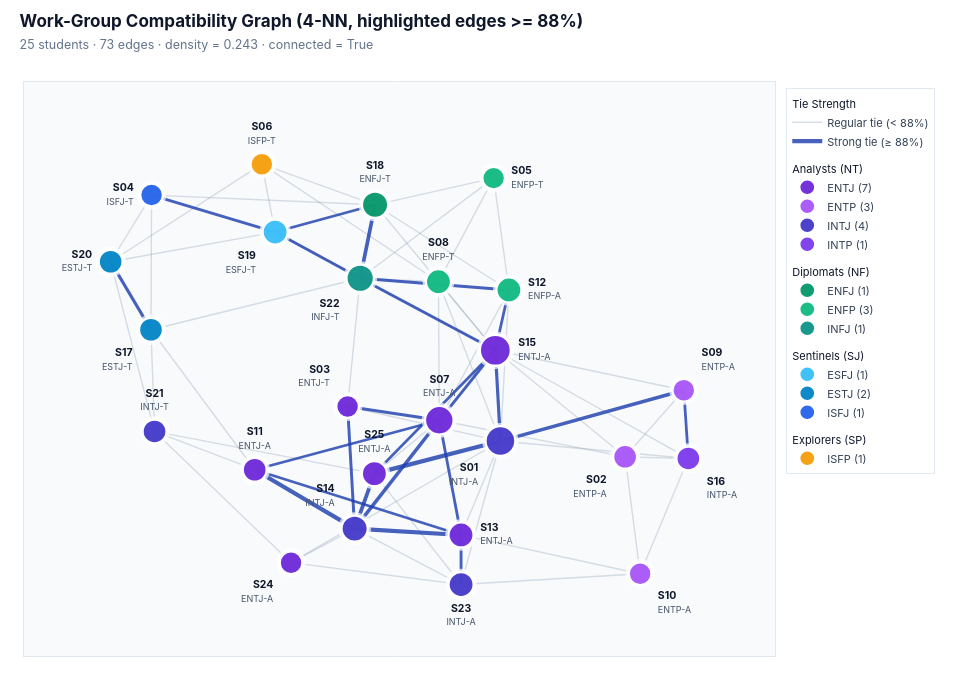

The notebook cell this image was saved under:
### Markdown cell above
## 3. Work-Group Compatibility Graph

To capture realistic project teamwork, we map each student $x_u \in [0, 1]^5$ to an ideal partner profile $x_u^*$:

$$x_u^* = \bigl(1 - E_u,\; N_u,\; T_u,\; \tfrac{1}{2}(J_u + \alpha),\; \tfrac{1}{2}(A_u + \alpha)\bigr), \qquad \alpha = 0.65$$

- **Complementary** on `Energy` ($1 - E_u$) to balance outspoken and quieter teammates.
- **Aligned** on `Mind` ($N_u$) and `Nature` ($T_u$) for shared abstraction and feedback styles.
- **Anchored toward $\alpha = 0.65$** on `Tactics` ($J_u$) and `Identity` ($A_u$) for steady organization under deadlines.

Whereas `G_sim` uses the $L_1$ mean gap for direct percentage-point interpretability, here we switch to **normalized Euclidean distance** $d(u \to v) = \|x_v - x_u^*\|_2 / \sqrt{5} \in [0, 1]$ and symmetrize pairwise affinity as $w_{uv} = 1 - \tfrac{1}{2}\bigl(d(u \to v) + d(v \to u)\bigr)$. Unlike $L_1$, the $L_2$ norm penalizes severe single-trait clashes quadratically so four close traits cannot mask a strong mismatch on the fifth. Building the undirected **$4$-NN graph** yields $25$ nodes and $73$ edges (density $= 0.243$); sweeping $\alpha \in [0.55, 0.75]$ below confirms full connectivity, high topological overlap (edge Jaccard $\ge 0.896$), and **$12/12$ identical optimal matched pairs** across the entire anchor range.

### Code cell
def ideal_partner(x, anchor=0.65):
    return np.array(
        [
            1.0 - x[0],  # E: complementary energy
            x[1],  # N: aligned intuition/sensing
            x[2],  # T: aligned thinking/feeling
            0.5 * (x[3] + anchor),  # J: pulled toward structure
            0.5 * (x[4] + anchor),  # A: pulled toward calm stability
        ]
    )


def build_compatibility_model(X_mat, student_names, base_graph, anchor=0.65, k=4):
    X_target = np.array([ideal_partner(row, anchor=anchor) for row in X_mat])
    m = len(student_names)
    c_mat = np.zeros((m, m))
    scale = np.sqrt(X_mat.shape[1])
    for i in range(m):
        for j in range(i + 1, m):
            d_ab = np.linalg.norm(X_mat[j] - X_target[i]) / scale
            d_ba = np.linalg.norm(X_mat[i] - X_target[j]) / scale
            c_mat[i, j] = c_mat[j, i] = float(1.0 - 0.5 * (d_ab + d_ba))

    G_knn = base_graph.copy()
    for i, u in enumerate(student_names):
        top_idx = [j for j in np.argsort(c_mat[i])[::-1] if j != i][:k]
        for j in top_idx:
            G_knn.add_edge(u, student_names[j], weight=c_mat[i, j])
    return c_mat, G_knn


X = df[traits].values
k_neighbors = 4
compat_matrix, G_compat = build_compatibility_model(
    X, students, G_base, anchor=0.65, k=k_neighbors
)

compat_pairs = [
    {
        "Student A": students[i],
        "Type A": f"{df.loc[students[i], 'mbti']}{df.loc[students[i], 'variant']}",
        "Student B": students[j],
        "Type B": f"{df.loc[students[j], 'mbti']}{df.loc[students[j], 'variant']}",
        "Compatibility (%)": round(compat_matrix[i, j] * 100, 1),
    }
    for i in range(len(students))
    for j in range(i + 1, len(students))
]

compat_df = (
    pd.DataFrame(compat_pairs)
    .sort_values("Compatibility (%)", ascending=False)
    .reset_index(drop=True)
)
deg = dict(G_compat.degree())
print(
    f"Compatibility graph ({k_neighbors}-NN): {G_compat.number_of_nodes()} nodes, "
    f"{G_compat.number_of_edges()} edges, density = {nx.density(G_compat):.2f}, "
    f"connected = {nx.is_connected(G_compat)}, degree range = [{min(deg.values())}, {max(deg.values())}]"
)
display(compat_df.head(15))

# Sensitivity check on the Tactics/Identity anchor alpha in [0.55, 0.75]
ref_edges = {tuple(sorted(e)) for e in G_compat.edges()}
ref_matching = {
    tuple(sorted(e))
    for e in nx.max_weight_matching(G_compat, maxcardinality=True, weight="weight")
}

anchor_rows = []
for alpha in [0.55, 0.60, 0.65, 0.70, 0.75]:
    _, G_alpha = build_compatibility_model(
        X, students, G_base, anchor=alpha, k=k_neighbors
    )
    alpha_edges = {tuple(sorted(e)) for e in G_alpha.edges()}
    alpha_comms = sorted(
        nx.community.louvain_communities(G_alpha, weight="weight", seed=42),
        key=lambda c: (-len(c), min(c)),
    )
    alpha_q = nx.community.modularity(G_alpha, alpha_comms, weight="weight")
    alpha_matching = {
        tuple(sorted(e))
        for e in nx.max_weight_matching(G_alpha, maxcardinality=True, weight="weight")
    }
    anchor_rows.append(
        {
            "Anchor (α)": f"{alpha:.2f}",
            "4-NN Edges": G_alpha.number_of_edges(),
            "Connected": nx.is_connected(G_alpha),
            "Edge Jaccard vs 0.65": round(
                len(ref_edges & alpha_edges) / len(ref_edges | alpha_edges), 3
            ),
            "Louvain Sizes (seed=42)": [len(c) for c in alpha_comms],
            "Modularity (Q)": round(alpha_q, 3),
            "Optimal Dyad Overlap": f"{len(ref_matching & alpha_matching)}/{len(ref_matching)}",
        }
    )

display(pd.DataFrame(anchor_rows))

pos_compat = nx.spring_layout(G_compat, seed=42, k=0.9, iterations=150, weight="weight")
plot_network(
    G_compat,
    pos_compat,
    f"Work-Group Compatibility Graph ({k_neighbors}-NN, highlighted edges >= 88%)",
    highlight_above=0.88,
)

### Figure 1 — Plotly figure (JSON) as saved in the notebook; plotly's stock layout.template omitted (floating-point values rounded to 4 significant figures; data arrays with more than 128 entries replaced by an {"elided": "..."} marker saying what was removed)
{"data": [{"hoverinfo": "skip", "legendgroup": "Edges", "legendgrouptitle": {"text": "Tie Strength"}, "line": {"color": "rgba(148, 163, 184, 0.36)", "width": 1.35}, "mode": "lines", "name": "Regular tie (< 88%)", "type": "scatter", "x": {"elided": "147 float values"}, "y": {"elided": "147 float values"}}, {"hovertemplate": "<b>S11 ↔ S13</b><br>Compatibility: 88.1%<extra></extra>", "legendgroup": "Edges", "line": {"color": "rgba(30, 64, 175, 0.82)", "width": 2.638}, "mode": "lines", "name": "Strong tie (≥ 88%)", "showlegend": false, "type": "scatter", "x": [-0.443, 0.2043], "y": [-0.4162, -0.7184]}, {"hovertemplate": "<b>S07 ↔ S11</b><br>Compatibility: 88.2%<extra></extra>", "legendgroup": "Edges", "line": {"color": "rgba(30, 64, 175, 0.82)", "width": 2.645}, "mode": "lines", "name": "Strong tie (≥ 88%)", "showlegend": false, "type": "scatter", "x": [0.1361, -0.443], "y": [-0.1869, -0.4162]}, {"hovertemplate": "<b>S18 ↔ S19</b><br>Compatibility: 88.2%<extra></extra>", "legendgroup": "Edges", "line": {"color": "rgba(30, 64, 175, 0.82)", "width": 2.654}, "mode": "lines", "name": "Strong tie (≥ 88%)", "showlegend": false, "type": "scatter", "x": [-0.06544, -0.3789], "y": [0.8118, 0.6854]}, {"hovertemplate": "<b>S12 ↔ S15</b><br>Compatibility: 88.6%<extra></extra>", "legendgroup": "Edges", "line": {"color": "rgba(30, 64, 175, 0.82)", "width": 2.751}, "mode": "lines", "name": "Strong tie (≥ 88%)", "showlegend": false, "type": "scatter", "x": [0.3545, 0.3118], "y": [0.417, 0.1375]}, {"hovertemplate": "<b>S09 ↔ S16</b><br>Compatibility: 88.6%<extra></extra>", "legendgroup": "Edges", "line": {"color": "rgba(30, 64, 175, 0.82)", "width": 2.754}, "mode": "lines", "name": "Strong tie (≥ 88%)", "showlegend": false, "type": "scatter", "x": [0.9032, 0.9174], "y": [-0.04785, -0.3639]}, {"hovertemplate": "<b>S15 ↔ S25</b><br>Compatibility: 88.7%<extra></extra>", "legendgroup": "Edges", "line": {"color": "rgba(30, 64, 175, 0.82)", "width": 2.783}, "mode": "lines", "name": "Strong tie (≥ 88%)", "showlegend": false, "type": "scatter", "x": [0.3118, -0.06752], "y": [0.1375, -0.4342]}, {"hovertemplate": "<b>S19 ↔ S22</b><br>Compatibility: 88.7%<extra></extra>", "legendgroup": "Edges", "line": {"color": "rgba(30, 64, 175, 0.82)", "width": 2.793}, "mode": "lines", "name": "Strong tie (≥ 88%)", "showlegend": false, "type": "scatter", "x": [-0.3789, -0.1122], "y": [0.6854, 0.4714]}, {"hovertemplate": "<b>S07 ↔ S13</b><br>Compatibility: 88.8%<extra></extra>", "legendgroup": "Edges", "line": {"color": "rgba(30, 64, 175, 0.82)", "width": 2.805}, "mode": "lines", "name": "Strong tie (≥ 88%)", "showlegend": false, "type": "scatter", "x": [0.1361, 0.2043], "y": [-0.1869, -0.7184]}, {"hovertemplate": "<b>S13 ↔ S23</b><br>Compatibility: 89.0%<extra></extra>", "legendgroup": "Edges", "line": {"color": "rgba(30, 64, 175, 0.82)", "width": 2.86}, "mode": "lines", "name": "Strong tie (≥ 88%)", "showlegend": false, "type": "scatter", "x": [0.2043, 0.2044], "y": [-0.7184, -0.9483]}, {"hovertemplate": "<b>S07 ↔ S15</b><br>Compatibility: 89.1%<extra></extra>", "legendgroup": "Edges", "line": {"color": "rgba(30, 64, 175, 0.82)", "width": 2.884}, "mode": "lines", "name": "Strong tie (≥ 88%)", "showlegend": false, "type": "scatter", "x": [0.1361, 0.3118], "y": [-0.1869, 0.1375]}, {"hovertemplate": "<b>S12 ↔ S22</b><br>Compatibility: 89.1%<extra></extra>", "legendgroup": "Edges", "line": {"color": "rgba(30, 64, 175, 0.82)", "width": 2.884}, "mode": "lines", "name": "Strong tie (≥ 88%)", "showlegend": false, "type": "scatter", "x": [0.3545, -0.1122], "y": [0.417, 0.4714]}, {"hovertemplate": "<b>S03 ↔ S07</b><br>Compatibility: 89.1%<extra></extra>", "legendgroup": "Edges", "line": {"color": "rgba(30, 64, 175, 0.82)", "width": 2.885}, "mode": "lines", "name": "Strong tie (≥ 88%)", "showlegend": false, "type": "scatter", "x": [-0.1516, 0.1361], "y": [-0.1231, -0.1869]}, {"hovertemplate": "<b>S04 ↔ S19</b><br>Compatibility: 89.1%<extra></extra>", "legendgroup": "Edges", "line": {"color": "rgba(30, 64, 175, 0.82)", "width": 2.898}, "mode": "lines", "name": "Strong tie (≥ 88%)", "showlegend": false, "type": "scatter", "x": [-0.7665, -0.3789], "y": [0.8569, 0.6854]}, {"hovertemplate": "<b>S15 ↔ S22</b><br>Compatibility: 89.2%<extra></extra>", "legendgroup": "Edges", "line": {"color": "rgba(30, 64, 175, 0.82)", "width": 2.92}, "mode": "lines", "name": "Strong tie (≥ 88%)", "showlegend": false, "type": "scatter", "x": [0.3118, -0.1122], "y": [0.1375, 0.4714]}, {"hovertemplate": "<b>S03 ↔ S14</b><br>Compatibility: 89.3%<extra></extra>", "legendgroup": "Edges", "line": {"color": "rgba(30, 64, 175, 0.82)", "width": 2.941}, "mode": "lines", "name": "Strong tie (≥ 88%)", "showlegend": false, "type": "scatter", "x": [-0.1516, -0.1295], "y": [-0.1231, -0.6891]}, {"hovertemplate": "<b>S01 ↔ S15</b><br>Compatibility: 90.1%<extra></extra>", "legendgroup": "Edges", "line": {"color": "rgba(30, 64, 175, 0.82)", "width": 3.152}, "mode": "lines", "name": "Strong tie (≥ 88%)", "showlegend": false, "type": "scatter", "x": [0.3278, 0.3118], "y": [-0.2832, 0.1375]}, {"hovertemplate": "<b>S17 ↔ S20</b><br>Compatibility: 90.3%<extra></extra>", "legendgroup": "Edges", "line": {"color": "rgba(30, 64, 175, 0.82)", "width": 3.206}, "mode": "lines", "name": "Strong tie (≥ 88%)", "showlegend": false, "type": "scatter", "x": [-0.7684, -0.8949], "y": [0.2326, 0.5478]}, {"hovertemplate": "<b>S01 ↔ S09</b><br>Compatibility: 91.2%<extra></extra>", "legendgroup": "Edges", "line": {"color": "rgba(30, 64, 175, 0.82)", "width": 3.422}, "mode": "lines", "name": "Strong tie (≥ 88%)", "showlegend": false, "type": "scatter", "x": [0.3278, 0.9032], "y": [-0.2832, -0.04785]}, {"hovertemplate": "<b>S07 ↔ S14</b><br>Compatibility: 91.6%<extra></extra>", "legendgroup": "Edges", "line": {"color": "rgba(30, 64, 175, 0.82)", "width": 3.528}, "mode": "lines", "name": "Strong tie (≥ 88%)", "showlegend": false, "type": "scatter", "x": [0.1361, -0.1295], "y": [-0.1869, -0.6891]}, {"hovertemplate": "<b>S18 ↔ S22</b><br>Compatibility: 92.2%<extra></extra>", "legendgroup": "Edges", "line": {"color": "rgba(30, 64, 175, 0.82)", "width": 3.685}, "mode": "lines", "name": "Strong tie (≥ 88%)", "showlegend": false, "type": "scatter", "x": [-0.06544, -0.1122], "y": [0.8118, 0.4714]}, {"hovertemplate": "<b>S14 ↔ S25</b><br>Compatibility: 92.5%<extra></extra>", "legendgroup": "Edges", "line": {"color": "rgba(30, 64, 175, 0.82)", "width": 3.78}, "mode": "lines", "name": "Strong tie (≥ 88%)", "showlegend": false, "type": "scatter", "x": [-0.1295, -0.06752], "y": [-0.6891, -0.4342]}, {"hovertemplate": "<b>S11 ↔ S14</b><br>Compatibility: 93.8%<extra></extra>", "legendgroup": "Edges", "line": {"color": "rgba(30, 64, 175, 0.82)", "width": 4.1}, "mode": "lines", "name": "Strong tie (≥ 88%)", "showlegend": false, "type": "scatter", "x": [-0.443, -0.1295], "y": [-0.4162, -0.6891]}, {"hovertemplate": "<b>S13 ↔ S14</b><br>Compatibility: 93.8%<extra></extra>", "legendgroup": "Edges", "line": {"color": "rgba(30, 64, 175, 0.82)", "width": 4.12}, "mode": "lines", "name": "Strong tie (≥ 88%)", "showlegend": false, "type": "scatter", "x": [0.2043, -0.1295], "y": [-0.7184, -0.6891]}, {"hovertemplate": "<b>S01 ↔ S25</b><br>Compatibility: 94.4%<extra></extra>", "legendgroup": "Edges", "line": {"color": "rgba(30, 64, 175, 0.82)", "width": 4.261}, "mode": "lines", "name": "Strong tie (≥ 88%)", "showlegend": true, "type": "scatter", "x": [0.3278, -0.06752], "y": [-0.2832, -0.4342]}, {"hoverinfo": "skip", "marker": {"color": "#FFFFFF", "line": {"width": 0}, "size": [36.32, 30.41, 29.23, 29.23, 29.23, 29.23, 35.14, 31.59, 29.23, 29.23, 30.41, 31.59, 31.59, 32.77, 37.5, 30.41, 30.41, 32.77, 31.59, 30.41, 30.41, 33.95, 31.59, 29.23, 31.59]}, "mode": "markers", "showlegend": false, "type": "scatter", "x": [0.3278, 0.7191, -0.1516, -0.7665, 0.3066, -0.4206, 0.1361, 0.1334, 0.9032, 0.7661, -0.443, 0.3545, 0.2043, -0.1295, 0.3118, 0.9174, -0.7684, -0.06544, -0.3789, -0.8949, -0.7572, -0.1122, 0.2044, -0.329, -0.06752], "y": [-0.2832, -0.3563, -0.1231, 0.8569, 0.9354, 1.0, -0.1869, 0.4554, -0.04785, -0.8981, -0.4162, 0.417, -0.7184, -0.6891, 0.1375, -0.3639, 0.2326, 0.8118, 0.6854, 0.5478, -0.2387, 0.4714, -0.9483, -0.8469, -0.4342]}, {"customdata": ["<b>S03</b> · ENTJ-T<br>Degree: <b>4</b> · Strength: <b>3.49</b><br><span style='color:#64748B'>E 65% · N 85% · T 63% · J 67% · A 49%</span>", "<b>S07</b> · ENTJ-A<br>Degree: <b>9</b> · Strength: <b>7.91</b><br><span style='color:#64748B'>E 51% · N 73% · T 69% · J 54% · A 51%</span>", "<b>S11</b> · ENTJ-A<br>Degree: <b>5</b> · Strength: <b>4.43</b><br><span style='color:#64748B'>E 61% · N 67% · T 69% · J 83% · A 54%</span>", "<b>S13</b> · ENTJ-A<br>Degree: <b>6</b> · Strength: <b>5.28</b><br><span style='color:#64748B'>E 54% · N 65% · T 86% · J 70% · A 64%</span>", "<b>S15</b> · ENTJ-A<br>Degree: <b>11</b> · Strength: <b>9.61</b><br><span style='color:#64748B'>E 52% · N 61% · T 54% · J 54% · A 69%</span>", "<b>S24</b> · ENTJ-A<br>Degree: <b>4</b> · Strength: <b>3.08</b><br><span style='color:#64748B'>E 100% · N 63% · T 86% · J 78% · A 99%</span>", "<b>S25</b> · ENTJ-A<br>Degree: <b>6</b> · Strength: <b>5.33</b><br><span style='color:#64748B'>E 67% · N 61% · T 67% · J 67% · A 71%</span>"], "hovertemplate": "%{customdata}<extra></extra>", "legendgroup": "Analysts (NT)", "legendgrouptitle": {"text": "Analysts (NT)"}, "marker": {"color": "#6D28D9", "line": {"color": "#FFFFFF", "width": 2.3}, "opacity": 0.95, "size": [22.73, 28.64, 23.91, 25.09, 31.0, 22.73, 25.09]}, "mode": "markers", "name": "ENTJ (7)", "type": "scatter", "x": [-0.1516, 0.1361, -0.443, 0.2043, 0.3118, -0.329, -0.06752], "y": [-0.1231, -0.1869, -0.4162, -0.7184, 0.1375, -0.8469, -0.4342]}, {"customdata": ["<b>S02</b> · ENTP-A<br>Degree: <b>5</b> · Strength: <b>4.26</b><br><span style='color:#64748B'>E 51% · N 54% · T 76% · J 33% · A 53%</span>", "<b>S09</b> · ENTP-A<br>Degree: <b>4</b> · Strength: <b>3.51</b><br><span style='color:#64748B'>E 65% · N 56% · T 72% · J 40% · A 85%</span>", "<b>S10</b> · ENTP-A<br>Degree: <b>4</b> · Strength: <b>3.27</b><br><span style='color:#64748B'>E 60% · N 63% · T 99% · J 22% · A 83%</span>"], "hovertemplate": "%{customdata}<extra></extra>", "legendgroup": "Analysts (NT)", "marker": {"color": "#A855F7", "line": {"color": "#FFFFFF", "width": 2.3}, "opacity": 0.95, "size": [23.91, 22.73, 22.73]}, "mode": "markers", "name": "ENTP (3)", "type": "scatter", "x": [0.7191, 0.9032, 0.7661], "y": [-0.3563, -0.04785, -0.8981]}, {"customdata": ["<b>S01</b> · INTJ-A<br>Degree: <b>10</b> · Strength: <b>8.66</b><br><span style='color:#64748B'>E 36% · N 64% · T 67% · J 58% · A 83%</span>", "<b>S14</b> · INTJ-A<br>Degree: <b>7</b> · Strength: <b>6.23</b><br><span style='color:#64748B'>E 43% · N 70% · T 74% · J 72% · A 64%</span>", "<b>S21</b> · INTJ-T<br>Degree: <b>5</b> · Strength: <b>4.14</b><br><span style='color:#64748B'>E 18% · N 58% · T 69% · J 92% · A 42%</span>", "<b>S23</b> · INTJ-A<br>Degree: <b>6</b> · Strength: <b>5.02</b><br><span style='color:#64748B'>E 49% · N 54% · T 90% · J 69% · A 92%</span>"], "hovertemplate": "%{customdata}<extra></extra>", "legendgroup": "Analysts (NT)", "marker": {"color": "#4338CA", "line": {"color": "#FFFFFF", "width": 2.3}, "opacity": 0.95, "size": [29.82, 26.27, 23.91, 25.09]}, "mode": "markers", "name": "INTJ (4)", "type": "scatter", "x": [0.3278, -0.1295, -0.7572, 0.2044], "y": [-0.2832, -0.6891, -0.2387, -0.9483]}, {"customdata": ["<b>S16</b> · INTP-A<br>Degree: <b>5</b> · Strength: <b>4.29</b><br><span style='color:#64748B'>E 46% · N 64% · T 69% · J 24% · A 83%</span>"], "hovertemplate": "%{customdata}<extra></extra>", "legendgroup": "Analysts (NT)", "marker": {"color": "#7C3AED", "line": {"color": "#FFFFFF", "width": 2.3}, "opacity": 0.95, "size": [23.91]}, "mode": "markers", "name": "INTP (1)", "type": "scatter", "x": [0.9174], "y": [-0.3639]}, {"customdata": ["<b>S18</b> · ENFJ-T<br>Degree: <b>7</b> · Strength: <b>6.03</b><br><span style='color:#64748B'>E 56% · N 64% · T 40% · J 53% · A 36%</span>"], "hovertemplate": "%{customdata}<extra></extra>", "legendgroup": "Diplomats (NF)", "legendgrouptitle": {"text": "Diplomats (NF)"}, "marker": {"color": "#059669", "line": {"color": "#FFFFFF", "width": 2.3}, "opacity": 0.95, "size": [26.27]}, "mode": "markers", "name": "ENFJ (1)", "type": "scatter", "x": [-0.06544], "y": [0.8118]}, {"customdata": ["<b>S05</b> · ENFP-T<br>Degree: <b>4</b> · Strength: <b>3.14</b><br><span style='color:#64748B'>E 53% · N 86% · T 22% · J 42% · A 12%</span>", "<b>S08</b> · ENFP-T<br>Degree: <b>6</b> · Strength: <b>4.92</b><br><span style='color:#64748B'>E 78% · N 70% · T 49% · J 43% · A 44%</span>", "<b>S12</b> · ENFP-A<br>Degree: <b>6</b> · Strength: <b>5.13</b><br><span style='color:#64748B'>E 65% · N 71% · T 49% · J 42% · A 56%</span>"], "hovertemplate": "%{customdata}<extra></extra>", "legendgroup": "Diplomats (NF)", "marker": {"color": "#10B981", "line": {"color": "#FFFFFF", "width": 2.3}, "opacity": 0.95, "size": [22.73, 25.09, 25.09]}, "mode": "markers", "name": "ENFP (3)", "type": "scatter", "x": [0.3066, 0.1334, 0.3545], "y": [0.9354, 0.4554, 0.417]}, {"customdata": ["<b>S22</b> · INFJ-T<br>Degree: <b>8</b> · Strength: <b>6.96</b><br><span style='color:#64748B'>E 46% · N 64% · T 49% · J 57% · A 39%</span>"], "hovertemplate": "%{customdata}<extra></extra>", "legendgroup": "Diplomats (NF)", "marker": {"color": "#0D9488", "line": {"color": "#FFFFFF", "width": 2.3}, "opacity": 0.95, "size": [27.45]}, "mode": "markers", "name": "INFJ (1)", "type": "scatter", "x": [-0.1122], "y": [0.4714]}, {"customdata": ["<b>S19</b> · ESFJ-T<br>Degree: <b>6</b> · Strength: <b>5.25</b><br><span style='color:#64748B'>E 54% · N 45% · T 39% · J 57% · A 49%</span>"], "hovertemplate": "%{customdata}<extra></extra>", "legendgroup": "Sentinels (SJ)", "legendgrouptitle": {"text": "Sentinels (SJ)"}, "marker": {"color": "#38BDF8", "line": {"color": "#FFFFFF", "width": 2.3}, "opacity": 0.95, "size": [25.09]}, "mode": "markers", "name": "ESFJ (1)", "type": "scatter", "x": [-0.3789], "y": [0.6854]}, {"customdata": ["<b>S17</b> · ESTJ-T<br>Degree: <b>5</b> · Strength: <b>4.30</b><br><span style='color:#64748B'>E 51% · N 46% · T 64% · J 81% · A 33%</span>", "<b>S20</b> · ESTJ-T<br>Degree: <b>5</b> · Strength: <b>4.28</b><br><span style='color:#64748B'>E 58% · N 35% · T 65% · J 75% · A 43%</span>"], "hovertemplate": "%{customdata}<extra></extra>", "legendgroup": "Sentinels (SJ)", "marker": {"color": "#0284C7", "line": {"color": "#FFFFFF", "width": 2.3}, "opacity": 0.95, "size": [23.91, 23.91]}, "mode": "markers", "name": "ESTJ (2)", "type": "scatter", "x": [-0.7684, -0.8949], "y": [0.2326, 0.5478]}, {"customdata": ["<b>S04</b> · ISFJ-T<br>Degree: <b>4</b> · Strength: <b>3.48</b><br><span style='color:#64748B'>E 36% · N 43% · T 43% · J 76% · A 32%</span>"], "hovertemplate": "%{customdata}<extra></extra>", "legendgroup": "Sentinels (SJ)", "marker": {"color": "#2563EB", "line": {"color": "#FFFFFF", "width": 2.3}, "opacity": 0.95, "size": [22.73]}, "mode": "markers", "name": "ISFJ (1)", "type": "scatter", "x": [-0.7665], "y": [0.8569]}, {"customdata": ["<b>S06</b> · ISFP-T<br>Degree: <b>4</b> · Strength: <b>3.35</b><br><span style='color:#64748B'>E 31% · N 36% · T 47% · J 39% · A 31%</span>"], "hovertemplate": "%{customdata}<extra></extra>", "legendgroup": "Explorers (SP)", "legendgrouptitle": {"text": "Explorers (SP)"}, "marker": {"color": "#F59E0B", "line": {"color": "#FFFFFF", "width": 2.3}, "opacity": 0.95, "size": [22.73]}, "mode": "markers", "name": "ISFP (1)", "type": "scatter", "x": [-0.4206], "y": [1.0]}, {"cliponaxis": false, "hoverinfo": "skip", "marker": {"color": "rgba(0, 0, 0, 0)", "line": {"width": 0}, "size": [33.82, 27.91, 26.73, 26.73, 26.73, 26.73, 32.64, 29.09, 26.73, 26.73, 27.91, 29.09, 29.09, 30.27, 35.0, 27.91, 27.91, 30.27, 29.09, 27.91, 27.91, 31.45, 29.09, 26.73, 29.09]}, "mode": "markers+text", "showlegend": false, "text": ["<b>S01</b><br><span style='font-size:9px;color:#475569'>INTJ-A</span>", "<b>S02</b><br><span style='font-size:9px;color:#475569'>ENTP-A</span>", "<b>S03</b><br><span style='font-size:9px;color:#475569'>ENTJ-T</span>", "<b>S04</b><br><span style='font-size:9px;color:#475569'>ISFJ-T</span>", "<b>S05</b><br><span style='font-size:9px;color:#475569'>ENFP-T</span>", "<b>S06</b><br><span style='font-size:9px;color:#475569'>ISFP-T</span>", "<b>S07</b><br><span style='font-size:9px;color:#475569'>ENTJ-A</span>", "<b>S08</b><br><span style='font-size:9px;color:#475569'>ENFP-T</span>", "<b>S09</b><br><span style='font-size:9px;color:#475569'>ENTP-A</span>", "<b>S10</b><br><span style='font-size:9px;color:#475569'>ENTP-A</span>", "<b>S11</b><br><span style='font-size:9px;color:#475569'>ENTJ-A</span>", "<b>S12</b><br><span style='font-size:9px;color:#475569'>ENFP-A</span>", "<b>S13</b><br><span style='font-size:9px;color:#475569'>ENTJ-A</span>", "<b>S14</b><br><span style='font-size:9px;color:#475569'>INTJ-A</span>", "<b>S15</b><br><span style='font-size:9px;color:#475569'>ENTJ-A</span>", "<b>S16</b><br><span style='font-size:9px;color:#475569'>INTP-A</span>", "<b>S17</b><br><span style='font-size:9px;color:#475569'>ESTJ-T</span>", "<b>S18</b><br><span style='font-size:9px;color:#475569'>ENFJ-T</span>", "<b>S19</b><br><span style='font-size:9px;color:#475569'>ESFJ-T</span>", "<b>S20</b><br><span style='font-size:9px;color:#475569'>ESTJ-T</span>", "<b>S21</b><br><span style='font-size:9px;color:#475569'>INTJ-T</span>", "<b>S22</b><br><span style='font-size:9px;color:#475569'>INFJ-T</span>", "<b>S23</b><br><span style='font-size:9px;color:#475569'>INTJ-A</span>", "<b>S24</b><br><span style='font-size:9px;color:#475569'>ENTJ-A</span>", "<b>S25</b><br><span style='font-size:9px;color:#475569'>ENTJ-A</span>"], "textfont": {"color": "#0F172A", "family": "Inter, -apple-system, BlinkMacSystemFont, sans-serif", "size": 10.5}, "textposition": ["bottom left", "bottom left", "top left", "middle left", "middle right", "top center", "top center", "top center", "top right", "bottom right", "top center", "middle right", "middle right", "top left", "middle right", "bottom right", "bottom left", "top center", "bottom left", "middle left", "top center", "bottom left", "bottom center", "bottom left", "top center"], "type": "scatter", "x": [0.3278, 0.7191, -0.1516, -0.7665, 0.3066, -0.4206, 0.1361, 0.1334, 0.9032, 0.7661, -0.443, 0.3545, 0.2043, -0.1295, 0.3118, 0.9174, -0.7684, -0.06544, -0.3789, -0.8949, -0.7572, -0.1122, 0.2044, -0.329, -0.06752], "y": [-0.2832, -0.3563, -0.1231, 0.8569, 0.9354, 1.0, -0.1869, 0.4554, -0.04785, -0.8981, -0.4162, 0.417, -0.7184, -0.6891, 0.1375, -0.3639, 0.2326, 0.8118, 0.6854, 0.5478, -0.2387, 0.4714, -0.9483, -0.8469, -0.4342]}], "layout": {"font": {"color": "#1E293B", "family": "Inter, -apple-system, BlinkMacSystemFont, sans-serif"}, "height": 680, "hoverlabel": {"bgcolor": "#FFFFFF", "bordercolor": "#CBD5E1", "font": {"color": "#0F172A", "family": "Inter, -apple-system, sans-serif", "size": 12}}, "legend": {"bgcolor": "rgba(255,255,255,0.94)", "bordercolor": "#E2E8F0", "borderwidth": 1, "font": {"color": "#334155", "size": 11}, "grouptitlefont": {"color": "#0F172A", "family": "Inter, sans-serif", "size": 11}, "tracegroupgap": 8, "x": 1.015, "xanchor": "left", "y": 0.99, "yanchor": "top"}, "margin": {"b": 24, "l": 24, "r": 205, "t": 82}, "paper_bgcolor": "#FFFFFF", "plot_bgcolor": "#F8FAFC", "title": {"font": {"color": "#0F172A", "family": "Inter, -apple-system, BlinkMacSystemFont, sans-serif", "size": 17}, "text": "<b>Work-Group Compatibility Graph (4-NN, highlighted edges >= 88%)</b><br><span style='font-size:12.5px;color:#64748B;font-weight:400'>25 students · 73 edges · density = 0.243 · connected = True</span>", "x": 0.02, "xanchor": "left", "y": 0.96, "yanchor": "top"}, "width": 980, "xaxis": {"linecolor": "#E2E8F0", "linewidth": 1, "mirror": true, "range": [-1.167, 1.189], "showgrid": false, "showticklabels": false, "zeroline": false}, "yaxis": {"linecolor": "#E2E8F0", "linewidth": 1, "mirror": true, "range": [-1.279, 1.381], "showgrid": false, "showticklabels": false, "zeroline": false}}}
